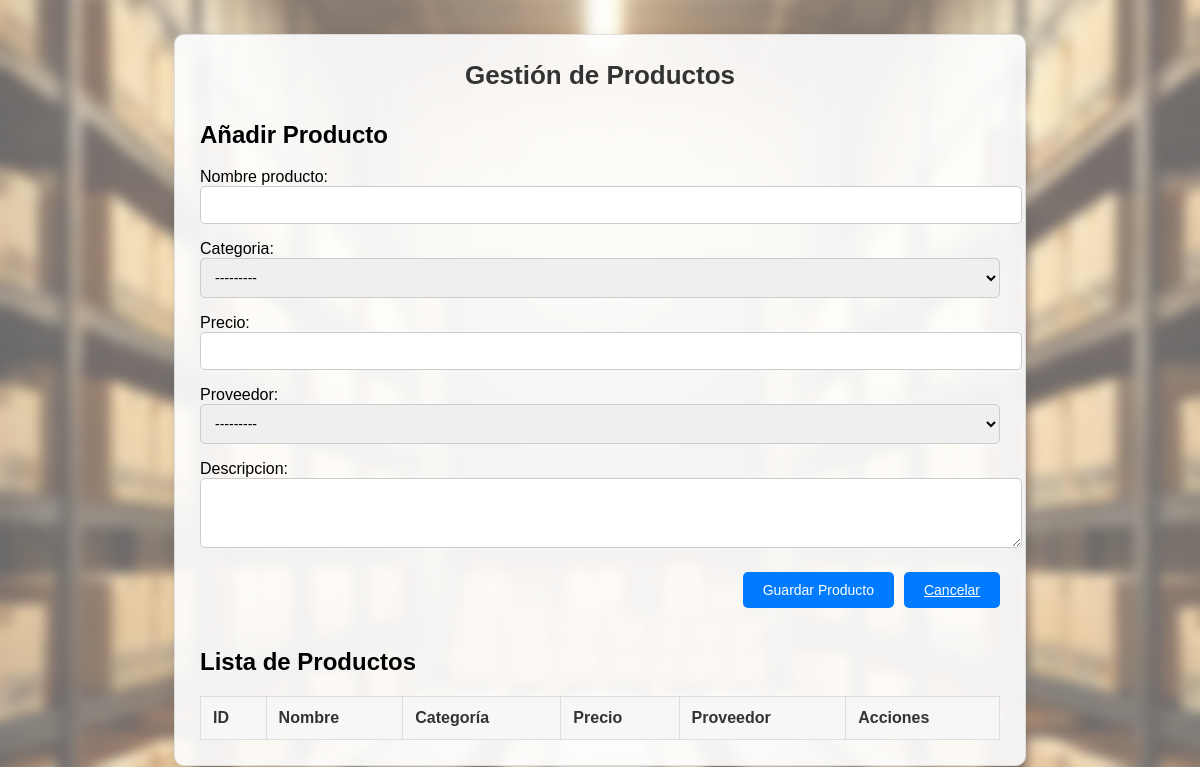
The app's page /productos/, older data.
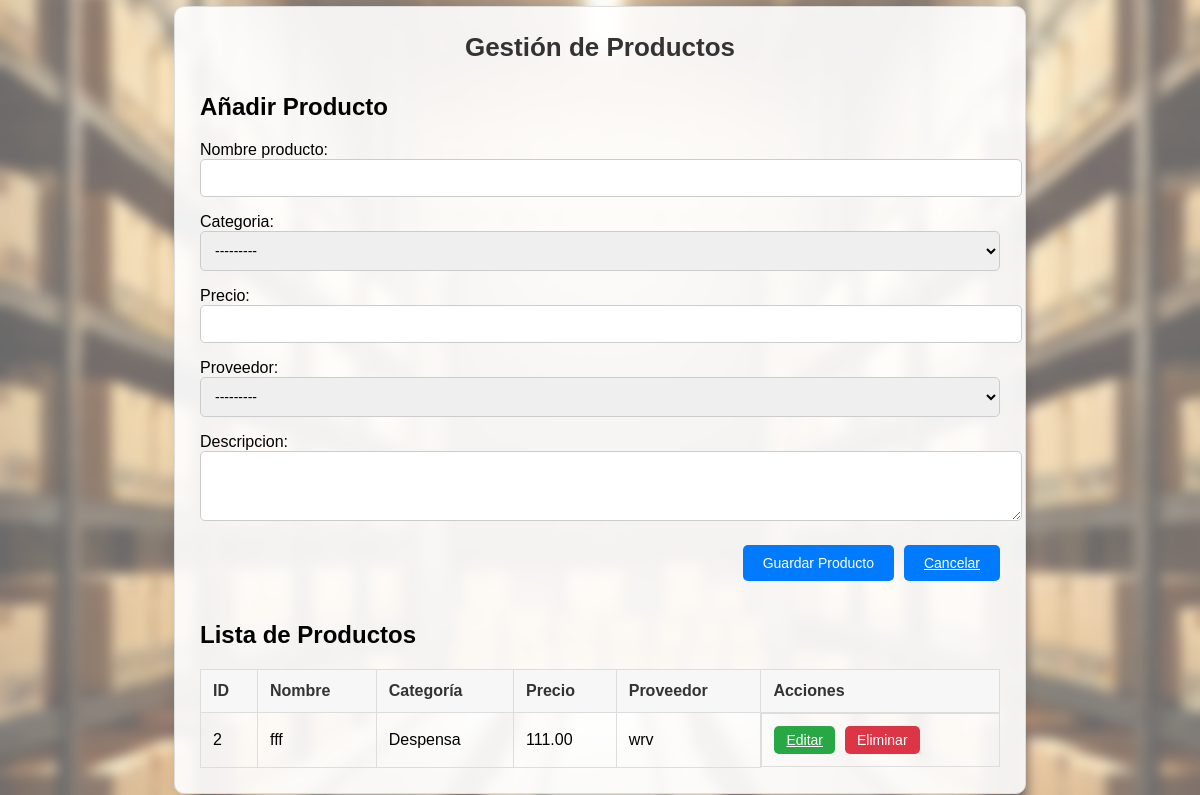
The same page, newer data.
### productos/models.py (models this page shows, shortened)
class Producto(models.Model):
    nombre_producto = models.CharField(max_length=100)
    class Categoria(models.TextChoices):
        ASEO = 'Aseo', 'Aseo'
        DESPENSA = 'Despensa', 'Despensa'
        CONGELADOS = 'Congelados', 'Congelados'
        CUIDADO_PERSONAL = 'Cuidado Personal', 'Cuidado Personal'
    categoria = models.CharField(
        max_length=16,
        choices=Categoria.choices,
        blank=False,
    )
    precio = models.DecimalField(max_digits=10, decimal_places=2)
    proveedor = models.ForeignKey(
        'proveedores.Proveedor',
        on_delete=models.PROTECT,
        related_name='productos'
    )
    descripcion = models.TextField(blank=True, null=True)
    fecha_registro = models.DateTimeField(auto_now_add=True)

### proveedores/models.py (models this page shows, shortened)
class Proveedor(models.Model):
    nombre_razon_social = models.CharField(max_length=100, verbose_name="Nombre o Razón Social")
    class TipoProveedor(models.TextChoices):
        ASEO = 'Aseo', 'Aseo'
        DESPENSA = 'Despensa', 'Despensa'
        CONGELADOS = 'Congelados', 'Congelados'
        CUIDADO_PERSONAL = 'Cuidado Personal', 'Cuidado Personal'
    tipo_proveedor = models.CharField(
        max_length=16,
        choices=TipoProveedor.choices,
        blank=False,
    )
    rut = models.CharField(
        max_length=12,
        unique=True,
        verbose_name="RUT",
        help_text="Debe ingresar el RUT en el formato 12345678-9"
    )
    direccion = models.CharField(
        max_length=255,
        blank=True,
        null=True,
        verbose_name="Dirección"
    )
    telefono = models.CharField(
        max_length=15,
        blank=True,
        null=True,
        verbose_name="Teléfono",
        help_text="Ingrese el teléfono en formato internacional, por ejemplo: +56 9 1234 5678"
    )
    email = models.EmailField(
        max_length=100,
        unique=True,
        blank=True,
        null=True,
        verbose_name="Correo Electrónico"
    )
    notas = models.TextField(
        blank=True,
        null=True,
        verbose_name="Notas o Comentarios"
    )
    creado_en = models.DateTimeField(
        auto_now_add=True,
        verbose_name="Fecha de Creación"
    )

### productos/views.py (the view, shortened to what this page needs)
# urls.py: path('productos/', productos_views.gestionProductos, name='gestionProductos'),
def gestionProductos(request, producto_id=None):
    if producto_id:
        producto = get_object_or_404(Producto, id=producto_id)
        form = ProductoForm(instance=producto)
    else:
        producto = None
        form = ProductoForm()
    productos = Producto.objects.all()
    return render(request, 'productos/gestionProductos.html', {
        'form': form,
        'productos': productos,
        'producto_id': producto_id,
    })

### productos/forms.py
class ProductoForm(forms.ModelForm):
    class Meta:
        model = Producto
        fields = ['nombre_producto', 'categoria', 'precio', 'proveedor', 'descripcion']
        widgets = {
            'nombre_producto': forms.TextInput(attrs={'class': 'form-control'}),
            'categoria': forms.Select(attrs={'class': 'form-control', 'id': 'id_categoria'}),
            'precio': forms.NumberInput(attrs={'class': 'form-control'}),
            'proveedor': forms.Select(attrs={'class': 'form-control', 'id': 'id_proveedor'}),
            'descripcion': forms.Textarea(attrs={'class': 'form-control', 'rows': 3}),
        }
    def __init__(self, *args, **kwargs):
        super().__init__(*args, **kwargs)
        if 'categoria' in self.data:
            categoria = self.data.get('categoria')
            self.fields['proveedor'].queryset = Proveedor.objects.filter(tipo_proveedor=categoria)
        else:
            self.fields['proveedor'].queryset = Proveedor.objects.none()

### productos/templates/productos/gestionProductos.html (shortened to what this page needs)
<!DOCTYPE html>
<html lang="es">
<head>
    {% load static %}
    <link rel="stylesheet" href="{% static 'productos/styles.css' %}">
</head>
<body>
    <div class="container">
        <h1>Gestión de Productos</h1>
        <div class="form-section">
            <h2>{% if producto_id %}Editar Producto{% else %}Añadir Producto{% endif %}</h2>
            <form method="post">
                {{ form.as_p }}
                <div class="button-container">
                    <button type="submit" class="button">
                        {% if producto_id %}Actualizar Producto{% else %}Guardar Producto{% endif %}
                    </button>
                    <a href="{% url 'gestionProductos' %}" class="button delete">Cancelar</a>
                </div>
            </form>
        </div>
        <div class="table-container">
            <h2>Lista de Productos</h2>
            <table>
                <thead>
                    <tr>
                        <th>ID</th>
                        <th>Nombre</th>
                        <th>Categoría</th>
                        <th>Precio</th>
                        <th>Proveedor</th>
                        <th>Acciones</th>
                    </tr>
                </thead>
                <tbody>
                    {% for producto in productos %}
                    <tr>
                        <td>{{ producto.id }}</td>
                        <td>{{ producto.nombre_producto }}</td>
                        <td>{{ producto.categoria }}</td>
                        <td>{{ producto.precio }}</td>
                        <td>{{ producto.proveedor.nombre_razon_social }}</td>
                        <td class="action-buttons">
                            <a href="{% url 'gestionProductos' producto.id %}" class="button">Editar</a>
                            <form method="post" action="{% url 'eliminarProducto' producto.id %}" style="display:inline;">
                                <button type="submit" class="button delete" onclick="return confirm('¿Estás seguro de eliminar este producto?');">Eliminar</button>
                            </form>
                        </td>
                    </tr>
                    {% endfor %}
                </tbody>
            </table>
        </div>
    </div>
</body>
</html>

Row changes from the older to the newer data that the page shows:
added Producto: id "2", nombre_producto "fff", categoria "Despensa", precio "111.00", proveedor.nombre_razon_social "wrv"
